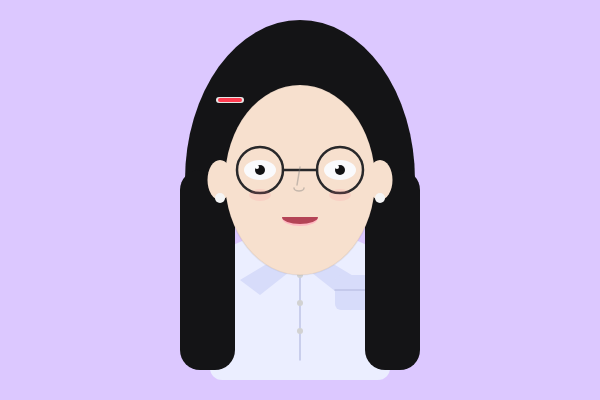
Frame 1 (no input)
Frame 2 (the mouse pressed at the canvas centre, redrawn once): identical to frame 1, image omitted

The p5.js sketch that drew this single still picture (run headless with seeded random() and noise() and a simulated clock; the mouse was pressed at the canvas centre and the sketch redrawn once):

// p5.js sketch
// ── sketch.js


const skin = [247, 224, 206];
const hair = [20, 20, 22];
const eyeWhite = [250, 250, 252];
const eyeBlack  = [18, 18, 20];
const glassesStroke = [40, 40, 42];
const lipColor = [180, 68, 86];

let W = 600, H = 400;

function setup(){
  createCanvas(W, H);
  noLoop();
}

function draw(){
  background(220, 200, 255); // 연보라 배경

  const cx = W/2;
  const cy = H/2 - 20;

  // 목
  noStroke();
  fill(skin);
  rect(cx-30, cy+50, 60, 40, 10);

  // 셔츠(어깨+몸통)
  const shirt = [235, 238, 255];
  const collar = [215, 220, 250];
  const seam = [190, 195, 230];
  fill(shirt);
  arc(cx, cy+110, 200, 120, PI, 0);
  rect(cx-90, cy+90, 180, 110, 12);

  // 카라
  fill(collar);
  quad(cx-10, cy+70, cx-60, cy+100, cx-40, cy+115, cx-2, cy+85);
  quad(cx+10, cy+70, cx+60, cy+100, cx+40, cy+115, cx+2, cy+85);

  // 버튼 라인
  stroke(seam); strokeWeight(1.5);
  line(cx, cy+90, cx, cy+180);
  noStroke(); fill(210);
  for(let i=0;i<3;i++) ellipse(cx, cy+95+i*28, 6, 6);

  // 포켓
  fill(collar);
  rect(cx+35, cy+95, 35, 35, 6);
  stroke(seam); line(cx+35, cy+110, cx+70, cy+110); noStroke();

  // 머리 (뒤)
  fill(hair);
  arc(cx, cy, 230, 320, PI, 0);
  rect(cx-120, cy-10, 55, 200, 20);
  rect(cx+65, cy-10, 55, 200, 20);

  // 얼굴
  fill(skin);
  stroke(0,0,0,15);
  ellipse(cx, cy, 150, 190);
  noStroke();

  // 귀
  fill(skin);
  ellipse(cx-80, cy, 25, 40);
  ellipse(cx+80, cy, 25, 40);

  // 귀걸이
  fill(245);
  ellipse(cx-80, cy+18, 10, 10);
  ellipse(cx+80, cy+18, 10, 10);

  // 머리삔
  drawHairPin(cx-70, cy-80);

  // 눈
  const eyeY = cy - 10;
  const eyeDX = 40;
  fill(eyeWhite);
  ellipse(cx-eyeDX, eyeY, 32, 20);
  ellipse(cx+eyeDX, eyeY, 32, 20);
  fill(eyeBlack);
  ellipse(cx-eyeDX, eyeY, 10, 10);
  ellipse(cx+eyeDX, eyeY, 10, 10);
  fill(255);
  ellipse(cx-eyeDX-3, eyeY-3, 4, 4);
  ellipse(cx+eyeDX-3, eyeY-3, 4, 4);

  // 안경
  noFill(); stroke(glassesStroke); strokeWeight(2.5);
  ellipse(cx-eyeDX, eyeY, 46, 46);
  ellipse(cx+eyeDX, eyeY, 46, 46);
  line(cx-eyeDX+23, eyeY, cx+eyeDX-23, eyeY);

  // 코
  stroke(120, 100); strokeWeight(1.5); noFill();
  line(cx, eyeY-3, cx-3, eyeY+15);
  arc(cx-1, eyeY+18, 10, 6, 0, PI);

  // 입
  noStroke(); fill(255, 186, 195);
  arc(cx, cy+38, 36, 16, 0, PI);
  fill(lipColor);
  arc(cx, cy+37, 36, 14, 0, PI);

  // 볼터치
  fill(255, 120, 140, 40);
  ellipse(cx-40, cy+15, 22, 12);
  ellipse(cx+40, cy+15, 22, 12);
}

function drawHairPin(x, y){
  push();
  fill(230); noStroke();
  rect(x-14, y-3, 28, 6, 3);
  fill(255, 60, 80);
  rect(x-12, y-2, 24, 4, 2);
  pop();
}
